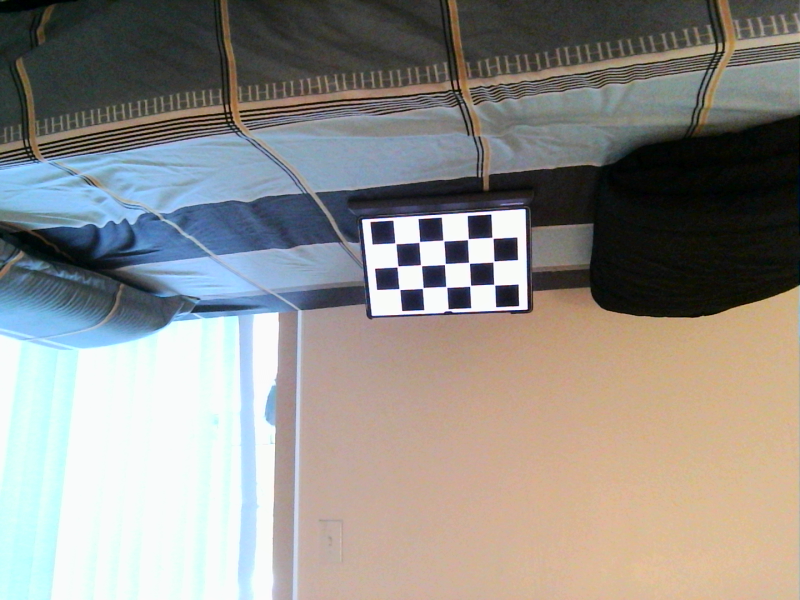
#> input picture left/image0.png, 800 x 600 px, found by its file name
$ python calibration.py
#> lines starting #> are read from the running program, lines starting #| are printed output that depends on the picture; after the words box and inside, x2 and y2 are one past the last pixel; in counts of white or black regions, pixels touching at a corner belong together; long printed decimals are rounded
import numpy as np
import cv2 as cv

import os


class Calibration():
    def __init__(self) -> None:
        self.x=0
        self.y=0
        self.h=0
        self.w=0

    # [17 lines left out: function capturing_images, not called in this run]
    def single_camera_calibration(self,dir):

#> called with dir = 'left'
        criteria = (cv.TERM_CRITERIA_EPS + cv.TERM_CRITERIA_MAX_ITER, 30, 0.001)

        # prepare object points, like (0,0,0), (1,0,0), (2,0,0) ....,(6,5,0)
        objp = np.zeros((9*5,3), np.float32)
        objp[:,:2] = np.mgrid[0:9,0:5].T.reshape(-1,2)
        objp = objp*24  # Assuming square size of 25mm
        # Arrays to store object points and image points from all the images.
        objpoints = [] # 3d point in real world space
        imgpoints = [] # 2d points in image plane.

        images = dir

        for fname in os.listdir(images):
            img = cv.imread(dir+'/'+fname)
#> img is the input picture: shape (600, 800, 3); mean B, G, R 137.5, 142.1, 144.5
            gray = cv.cvtColor(img, cv.COLOR_BGR2GRAY)
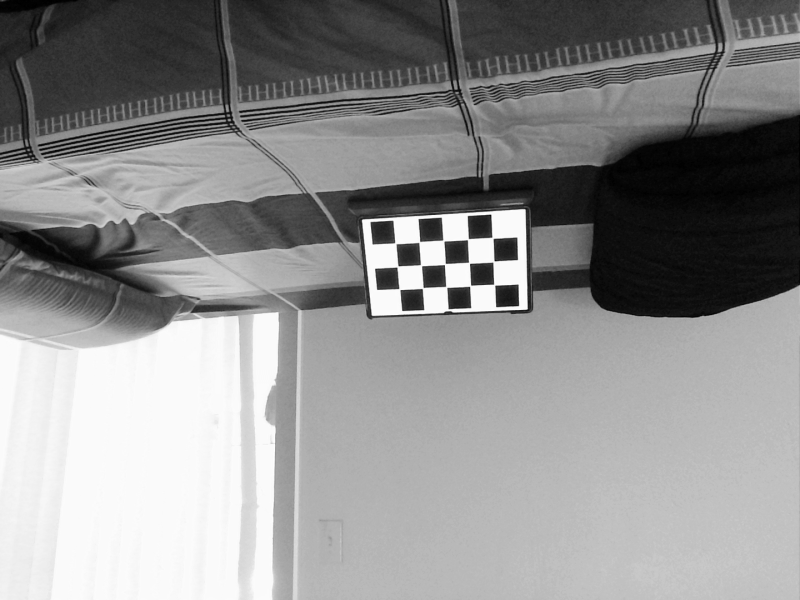
#> gray: shape (600, 800); min 0, max 253, mean 142.2

            # Find the chess board corners
            ret, corners = cv.findChessboardCorners(gray, (9,5), None)
#> ret = False; corners = None


            # If found, add object points, image points (after refining them)
            if ret == True:
                objpoints.append(objp)

                corners2 = cv.cornerSubPix(gray,corners, (11,11), (-1,-1), criteria)
                imgpoints.append(corners)

            # Draw and display the corners
                cv.drawChessboardCorners(img, (9,5), corners2, ret)
                cv.imshow('img', img)
                cv.waitKey(500)
#> pass 2 of the loop in single_camera_calibration, `for fname in os.listdir(images):`:
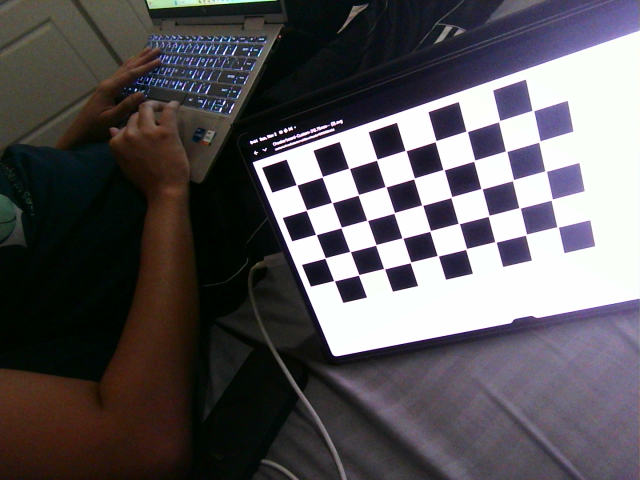
#> input picture left/image1.png, 640 x 480 px, found by its file name
#> in single_camera_calibration, img is the input picture: shape (480, 640, 3); mean B, G, R 89.7, 86.2, 89.8
#> in single_camera_calibration, `gray = cv.cvtColor(img, cv.COLOR_BGR2GRAY)`:
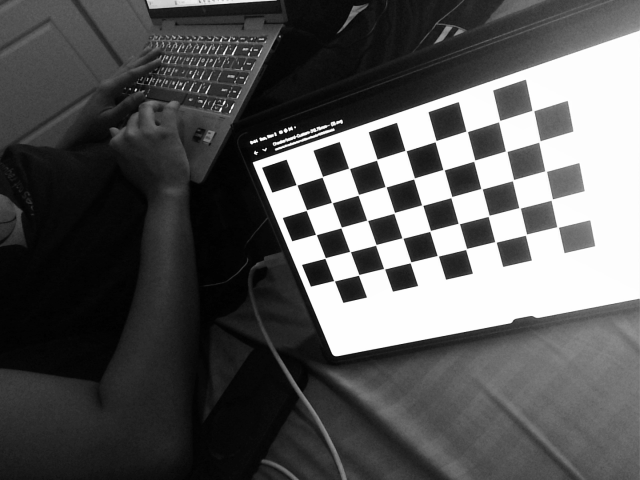
#> gray: shape (480, 640); min 1, max 255, mean 87.7
#> in single_camera_calibration, `ret, corners = cv.findChessboardCorners(gray, (9,5), None)`: ret = True; corners = 45 rows, first 8: [296.6, 184.5], [322.9, 176.4], [349.4, 168.4], [377.4, 159.4], [405.6, 150.4], [434.4, 141.6], [468.3, 131.3], [498.3, 121.2]
#> corners2 = 45 rows, first 8: [296.5, 184.8], [322.3, 176.7], [349, 168.4], [376.7, 159.6], [405.6, 150.6], [435.5, 141.2], [466.6, 131.3], [499.1, 121.3]
#> in single_camera_calibration, `cv.drawChessboardCorners(img, (9,5), corners2, ret)`:
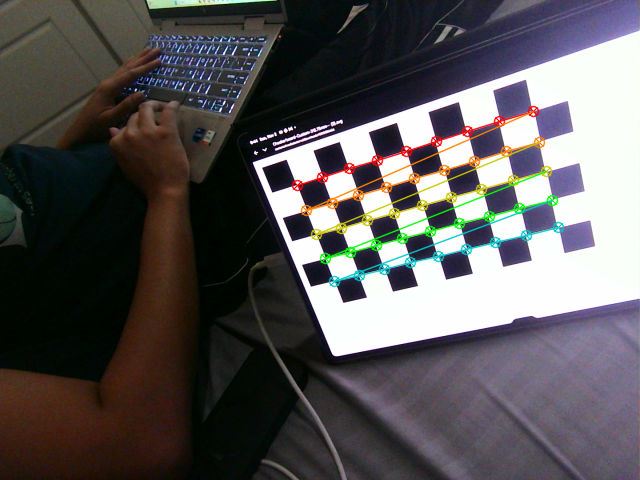
#> img: shape (480, 640, 3); 3.1% of pixels changed, all inside (x1, y1, x2, y2) = (291, 105, 565, 288)
#> pass 3 of the loop in single_camera_calibration, `for fname in os.listdir(images):`:
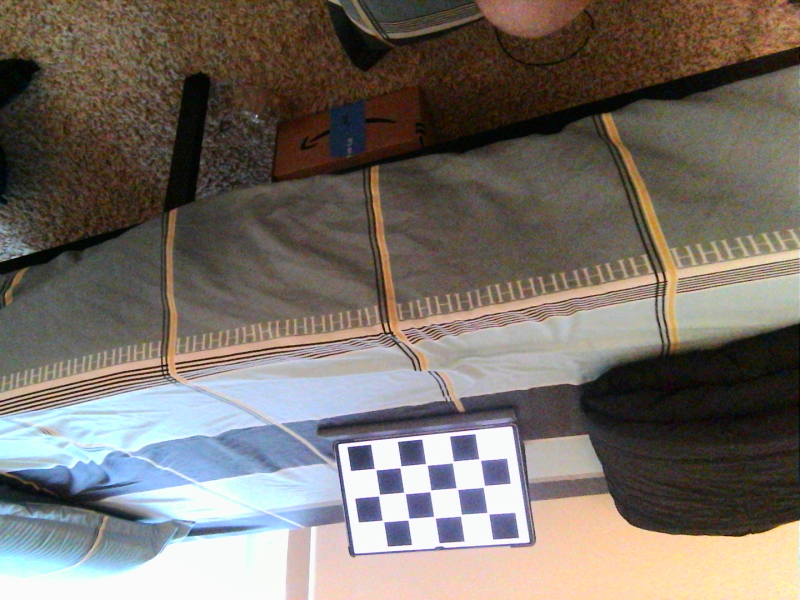
#> input picture left/image11.png, 800 x 600 px, found by its file name
#> in single_camera_calibration, img is the input picture: shape (600, 800, 3); mean B, G, R 105.1, 112.3, 120
#> in single_camera_calibration, `gray = cv.cvtColor(img, cv.COLOR_BGR2GRAY)`:
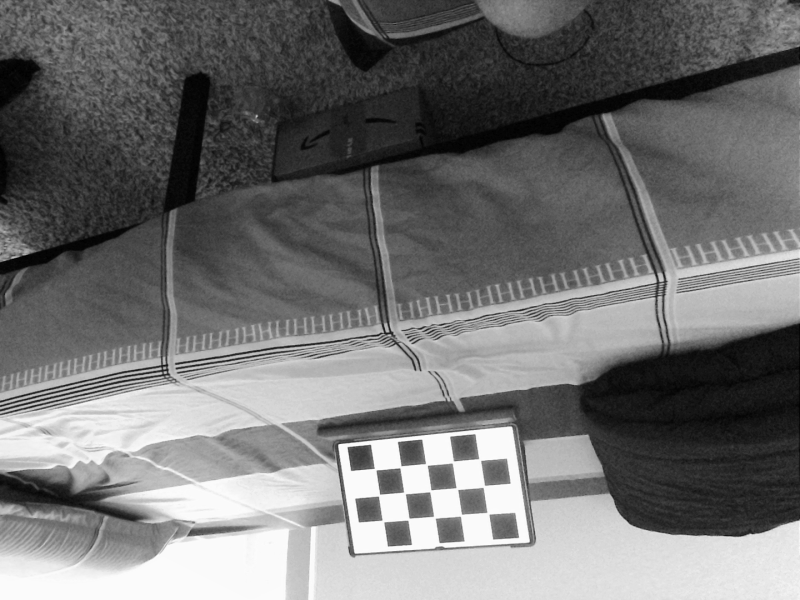
#> gray: shape (600, 800); min 0, max 253, mean 113.7
#> in single_camera_calibration, `ret, corners = cv.findChessboardCorners(gray, (9,5), None)`: ret = False; corners = None
        ret, mtx, dist, rvecs, tvecs = cv.calibrateCamera(objpoints, imgpoints, gray.shape[::-1], None, None)
#> ret = 0.0687; mtx = [[365, 0, 410.8], [0, 318.9, 308], [0, 0, 1]]; dist = [[0.00234, -0.0108, -0.000184, 0.00333, 0.0188]]; rvecs = ([0.263, 0.189, -0.262],); tvecs = ([-95.4, -117.3, 303.3],)
        print(mtx)
#| [[364.953   0.         410.837]
#|  [  0.         318.919 307.962]
#|  [  0.           0.           1.        ]]
        np.save(dir+"intrinsic.npy",mtx)
        np.save(dir+"distortion.npy",dist)
        img = cv.imread(dir+'/image0.png')
        h, w = img.shape[:2]
#> h = 600; w = 800
        newcameramtx, roi = cv.getOptimalNewCameraMatrix(mtx, dist, (w,h), 1, (w,h))
#> newcameramtx = [[371.2, 0, 413.4], [0, 320.9, 307.4], [0, 0, 1]]; roi = (27, 23, 749, 556)
        # undistort
        mapx, mapy = cv.initUndistortRectifyMap(mtx, dist, None, newcameramtx, (w,h), 5)
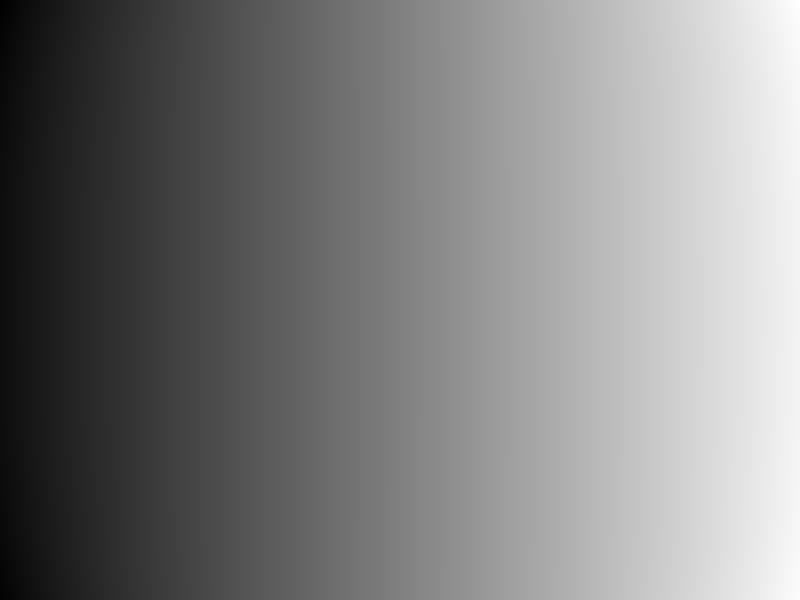
#> mapx: shape (600, 800) float32; min -48.36, max 837.3, mean 398.4; drawn with min black and max white
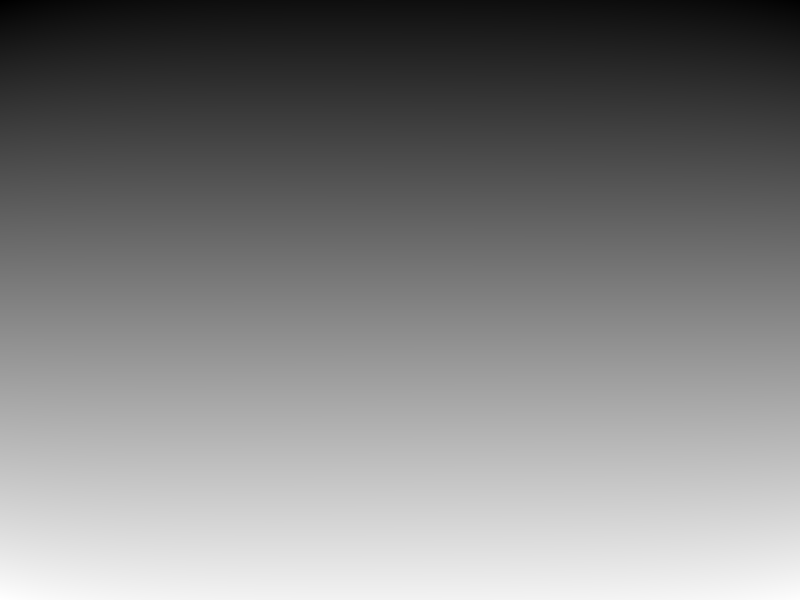
#> mapy: shape (600, 800) float32; min -39.41, max 631.4, mean 299.7; drawn with min black and max white
        dst = cv.remap(img, mapx, mapy, cv.INTER_LINEAR)
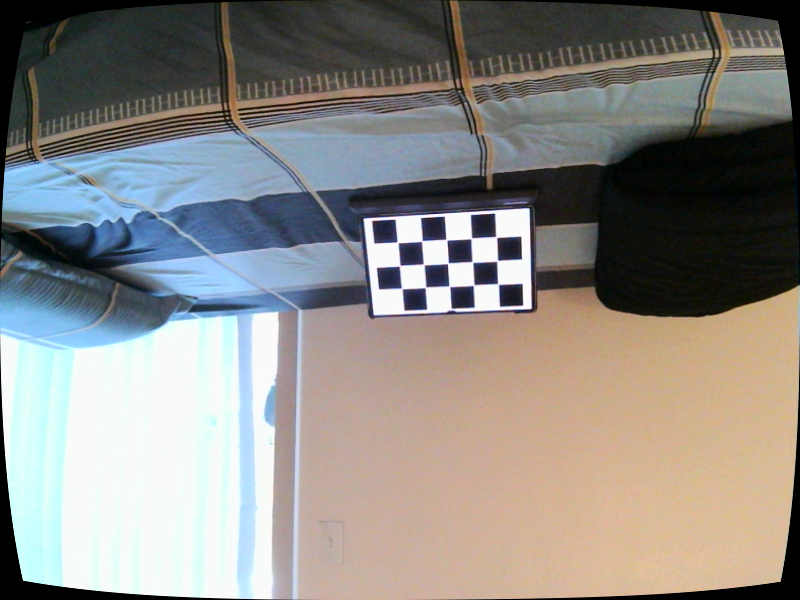
#> dst: shape (600, 800, 3); mean B, G, R 133.4, 137.5, 140

        # crop the image
        x, y, w, h = roi
#> x = 27; y = 23; w = 749; h = 556
        dst = dst[y:y+h, x:x+w]
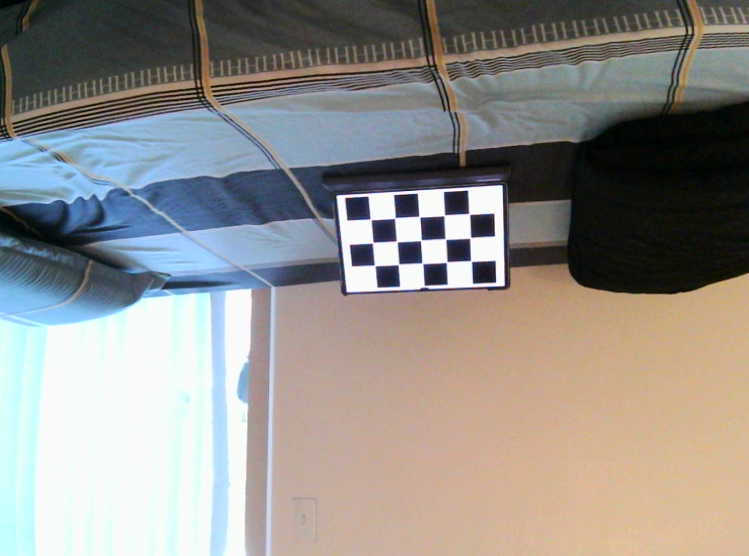
#> dst: shape (556, 749, 3); mean B, G, R 139.5, 143.4, 146.3
        cv.imwrite(dir+'calibresult.png', dst)

        cv.destroyAllWindows()

    # [111 lines left out: functions stereo_camera_calibration, re_map, re_map, not called in this run]


    def center_cropping(self,img):
        img=img[self.y:self.y+self.h, self.x:self.x+self.w]
        return img
if __name__=="__main__":
    calibration=Calibration()
    # calibration.capturing_images(10)
    calibration.single_camera_calibration('left')
    calibration.single_camera_calibration("right")
#> (the run stopped early here; a loop or call above may not have finished)
